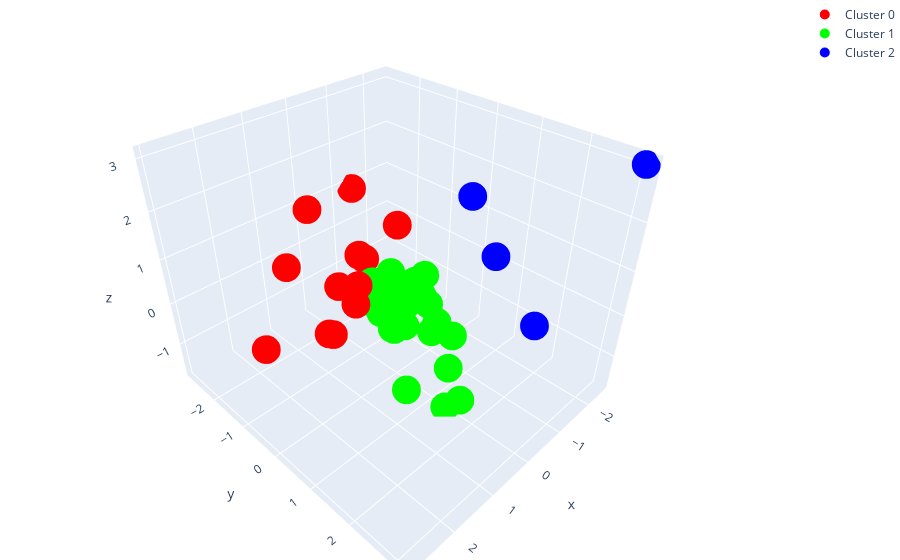

Notebook cell for this chart:
### Code cell
# membuat visualisasi 3D untuk setiap klaster

# klaster 1
Cluster0= go.Scatter3d(
        x=df_pca_3[df_pca_3['cluster']==0]['PC1'],
        y=df_pca_3[df_pca_3['cluster']==0]['PC2'],
        z=df_pca_3[df_pca_3['cluster']==0]['PC3'],
        mode="markers",
        marker=dict(
                    size=10,
                    color="rgb(255,0,0)",
        ),
        name="Cluster 0"
)

#klaster 2
Cluster1= go.Scatter3d(
        x=df_pca_3[df_pca_3['cluster']==1]['PC1'],
        y=df_pca_3[df_pca_3['cluster']==1]['PC2'],
        z=df_pca_3[df_pca_3['cluster']==1]['PC3'],
        mode="markers",
        marker=dict(
                    size=10,
                    color="rgb(0,255,0)",
        ),
        name="Cluster 1"
)

# klaster 3
Cluster2= go.Scatter3d(
        x=df_pca_3[df_pca_3['cluster']==2]['PC1'],
        y=df_pca_3[df_pca_3['cluster']==2]['PC2'],
        z=df_pca_3[df_pca_3['cluster']==2]['PC3'],
        mode="markers",
        marker=dict(
                    size=10,
                    color="rgb(0,0,255)",
        ),
        name="Cluster 2"
)


data_plot_km=[Cluster0,Cluster1,Cluster2]

# membuat plot
layout = go.Layout(
    margin=dict(l=0, r=0, b=0, t=0))

fig=go.Figure(data = data_plot_km, layout = layout)
iplot(fig)

### Figure 1 — Plotly figure (JSON) as saved in the notebook; plotly's stock layout.template omitted (floating-point values rounded to 4 significant figures)
{"data": [{"marker": {"color": "rgb(255,0,0)", "size": 10}, "mode": "markers", "name": "Cluster 0", "type": "scatter3d", "x": [1.505, 2.938, 1.585, 0.3686, -0.09978, 0.5793, 1.623, 0.866, 0.4453, -0.5777, -0.1884, -1.385], "y": [-0.1325, -0.08505, -1.257, -0.7076, -1.186, -0.5504, -0.1003, -0.6874, -2.03, -0.5892, -1.116, -2.807], "z": [-0.006058, 0.5527, 0.9445, 0.2086, 0.4696, -0.04431, 0.09979, 0.447, 1.379, 1.206, 0.3715, 0.8743]}, {"marker": {"color": "rgb(0,255,0)", "size": 10}, "mode": "markers", "name": "Cluster 1", "type": "scatter3d", "x": [0.08106, -0.1853, 0.1418, -0.4271, -0.7029, 0.1303, -0.7419, -0.4942, 0.01897, -0.0208, -0.3631, 0.6288, -0.09428, -0.6659, -0.8305, 0.03124, -5.727e-05, -0.9804, -0.4236, -0.4574, 0.1154, -0.2155, -0.5152, 0.2803, -0.7628, -0.5568, 0.1572, -0.9468], "y": [-0.01172, -0.3582, 1.423, -0.481, -0.01377, -0.3829, 0.005199, -0.03012, -0.3225, 1.647, -0.1901, 0.8622, 0.01417, 0.1993, 0.2993, -0.6762, 0.2015, 0.1527, -0.6535, -0.6514, -0.03378, -0.4701, 0.9178, -0.3627, 0.222, -0.3397, -0.3063, 0.6265], "z": [-0.645, -0.4171, -1.696, -0.3518, -0.232, -0.1488, 0.2552, 0.2177, -0.3461, -1.472, -0.1415, -1.295, -0.5451, -0.309, -0.8037, 0.1435, -0.4776, -1.038, -0.1491, 0.1381, -0.6123, 0.007122, -1.451, -0.09166, -1.06, -0.584, -0.3474, -1.04]}, {"marker": {"color": "rgb(0,0,255)", "size": 10}, "mode": "markers", "name": "Cluster 2", "type": "scatter3d", "x": [-0.4672, -2.492, -1.179, -1.201], "y": [2.73, 3.107, 0.6983, 1.31], "z": [0.7062, 3.073, 2.085, 1.079]}], "layout": {"margin": {"b": 0, "l": 0, "r": 0, "t": 0}}}
